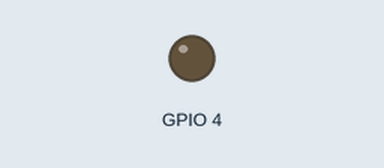
Bench run of a sketch on a simulated ESP32. On the bench: output pins drawn as LEDs (lit = HIGH). The camera gives no picture; what the sketch prints to the serial monitor is not drawn.

Above: at 9.4 s.
Timing chart, 0 to 10.9 s (numbered marks = the images above):
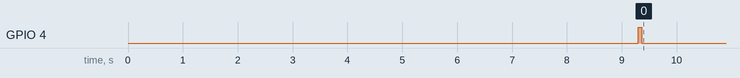

The sketch:

camera_encode_test.ino
```cpp
#include "esp_camera.h"
#include "Arduino.h"
#include "driver/rtc_io.h"
#include <WiFi.h>
#include <PubSubClient.h>

char* ssid = "bletchley";
char* password = "laptop!internet";
char* mqtt_server = "10.150.195.88";

#define topic "/FOTOS"

WiFiClient espClient;
PubSubClient client(espClient);

// OV2640 camera module pins (CAMERA_MODEL_AI_THINKER)
#define PWDN_GPIO_NUM     32
#define RESET_GPIO_NUM    -1
#define XCLK_GPIO_NUM      0
#define SIOD_GPIO_NUM     26
#define SIOC_GPIO_NUM     27
#define Y9_GPIO_NUM       35
#define Y8_GPIO_NUM       34
#define Y7_GPIO_NUM       39
#define Y6_GPIO_NUM       36
#define Y5_GPIO_NUM       21
#define Y4_GPIO_NUM       19
#define Y3_GPIO_NUM       18
#define Y2_GPIO_NUM        5
#define VSYNC_GPIO_NUM    25
#define HREF_GPIO_NUM     23
#define PCLK_GPIO_NUM     22

#define ALPHABET "ABCDEFGHIJKLMNOPQRSTUVWXYZabcdefghijklmnopqrstuvwxyz0123456789+/"
#define PAD '='

camera_fb_t * fb = NULL;

void setup_wifi() {
  delay(10);
  Serial.println();
  Serial.print("Connecting to ");
  Serial.println(ssid);

  WiFi.begin(ssid, password);

  while (WiFi.status() != WL_CONNECTED) {
    delay(500);
    Serial.print(".");
  }

  Serial.println("");
  Serial.println("WiFi connected");
  Serial.println("IP address: ");
  Serial.println(WiFi.localIP());
}

void setup() {
  Serial.begin(115200);
  delay(3000);

  //setup_wifi();

  // Turn-off the 'brownout detector'
  WRITE_PERI_REG(RTC_CNTL_BROWN_OUT_REG, 0);

  camera_config_t config;
  config.ledc_channel = LEDC_CHANNEL_0;
  config.ledc_timer = LEDC_TIMER_0;
  config.pin_d0 = Y2_GPIO_NUM;
  config.pin_d1 = Y3_GPIO_NUM;
  config.pin_d2 = Y4_GPIO_NUM;
  config.pin_d3 = Y5_GPIO_NUM;
  config.pin_d4 = Y6_GPIO_NUM;
  config.pin_d5 = Y7_GPIO_NUM;
  config.pin_d6 = Y8_GPIO_NUM;
  config.pin_d7 = Y9_GPIO_NUM;
  config.pin_xclk = XCLK_GPIO_NUM;
  config.pin_pclk = PCLK_GPIO_NUM;
  config.pin_vsync = VSYNC_GPIO_NUM;
  config.pin_href = HREF_GPIO_NUM;
  config.pin_sscb_sda = SIOD_GPIO_NUM;
  config.pin_sscb_scl = SIOC_GPIO_NUM;
  config.pin_pwdn = PWDN_GPIO_NUM;
  config.pin_reset = RESET_GPIO_NUM;
  config.xclk_freq_hz = 20000000;
  config.pixel_format = PIXFORMAT_JPEG;  // normaal PIXFORMAT_JPEG
  /*
  FRAMESIZE_UXGA (1600 x 1200)
  FRAMESIZE_QVGA (320 x 240)
  FRAMESIZE_CIF (352 x 288)
  FRAMESIZE_VGA (640 x 480)
  FRAMESIZE_SVGA (800 x 600)
  FRAMESIZE_XGA (1024 x 768)
  FRAMESIZE_SXGA (1280 x 1024)
  jpeg_quality = number between 0-63, lower value = higher quality
  */
  /*if (psramFound()) {
    config.frame_size = FRAMESIZE_UXGA;
    config.jpeg_quality = 10;
    config.fb_count = 2;
  } else {
    // medium picture, medium size
    config.frame_size = FRAMESIZE_SVGA;
    config.jpeg_quality = 12;
    config.fb_count = 1;
  }*/
  config.frame_size = FRAMESIZE_SVGA;
    config.jpeg_quality = 12;
    config.fb_count = 1;

  // Init Camera
  esp_err_t err = esp_camera_init(&config);
  if (err != ESP_OK) {
    Serial.printf("Camera init failed with error 0x%x", err);
    return;
  }

  //sensor_t * s = esp_camera_sensor_get();

  takeEncodePicture();
}

void takeEncodePicture() {
  Serial.println("Taking picture");
  pinMode(4, OUTPUT);
  delay(6000); // resolves issues with colour tints, don't know why ¯\_(ツ)_/¯
  digitalWrite(4, HIGH);
  fb = esp_camera_fb_get();
  if(!fb) {
    Serial.println("Camera capture failed");
    return;
  }
  Serial.println(fb->len);
  digitalWrite(4, LOW);

  esp_camera_fb_return(fb);

  byte imgdata[3];
  char based[4];
  byte index = 0;
  byte convint = 0;
  bool pad = false;
  for(size_t bufi = 0; bufi < fb->len; bufi+=3) {
    for(byte i = 0; i < 3; i++) {
      imgdata[i] = fb->buf[bufi + i];
      if((bufi + i) == fb->len) {
        convint = i;
        pad = true;
        break;
      }
    }

    if(pad) {
      switch(convint) {
        case 0:
          imgdata[1] = 0;
          imgdata[2] = 0;
          based[3] = '=';
          based[4] = '=';

          index = imgdata[0] & 0b11111100;
          index = index >> 2;
          based[0] = ALPHABET[index];

          index = ((imgdata[0] & 0b00000011) << 4) + ((imgdata[1] & 0b11110000) >> 4);
          based[1] = ALPHABET[index];
          break;

        case 1:
          imgdata[2] = 0;
          based[3] = '=';

          index = imgdata[0] & 0b11111100;
          index = index >> 2;
          based[0] = ALPHABET[index];

          index = ((imgdata[0] & 0b00000011) << 4) + ((imgdata[1] & 0b11110000) >> 4);
          based[1] = ALPHABET[index];

          index = ((imgdata[1] & 0b00001111) << 2) + ((imgdata[2] & 0b11000000) >> 6);
          based[2] = ALPHABET[index];
          break;
      }
    }
    else {
      index = imgdata[0] & 0b11111100;
      index = index >> 2;
      based[0] = ALPHABET[index];

      index = ((imgdata[0] & 0b00000011) << 4) + ((imgdata[1] & 0b11110000) >> 4);
      based[1] = ALPHABET[index];

      index = ((imgdata[1] & 0b00001111) << 2) + ((imgdata[2] & 0b11000000) >> 6);
      based[2] = ALPHABET[index];

      index = imgdata[2] & 0b00111111;
      based[3] = ALPHABET[index];
    }

    for(byte i = 0; i < 4; i++)
      Serial.print(based[i]);
  }
}

void loop() {

}
```
